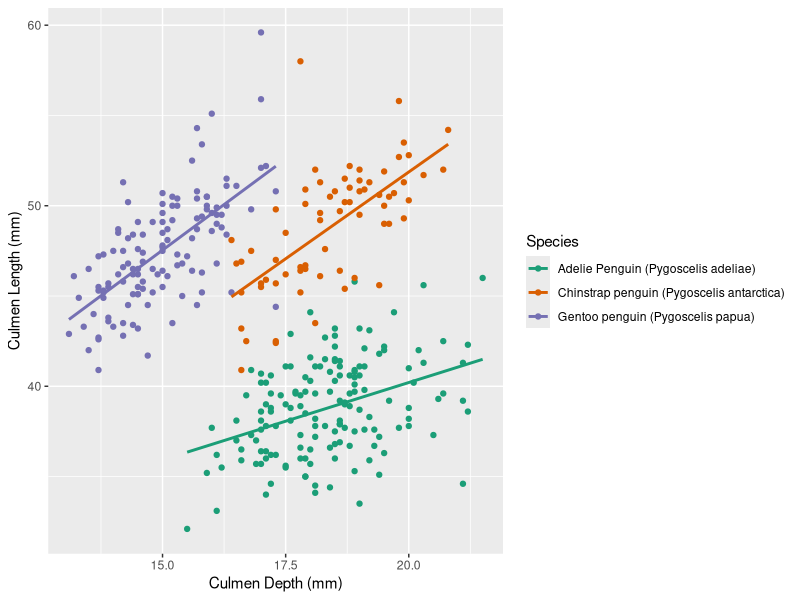
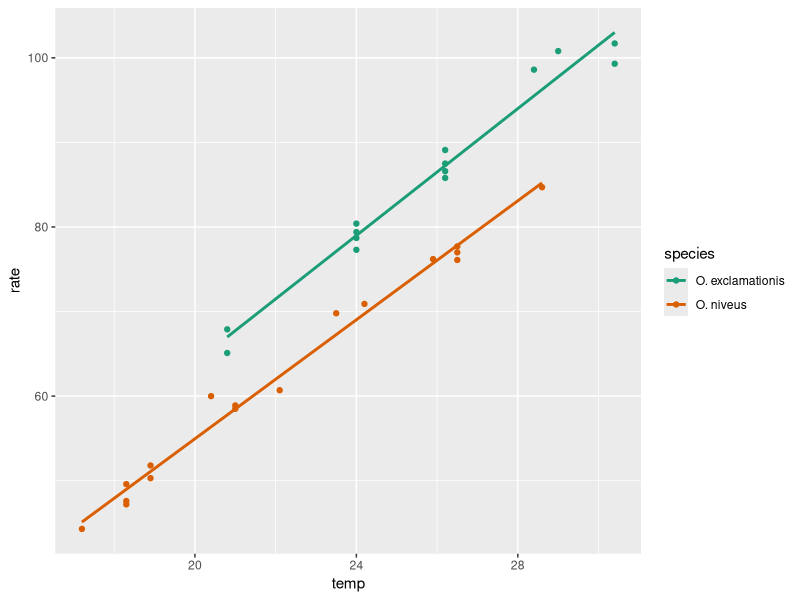

The R source for these figures, in order:
## ---- chunk 1
#| label: setup
#| message: false

library(tidyverse)
library(broom)
## ---- chunk 2
#parallel slopes
model_par <- lm(`Culmen Length (mm)` ~`Culmen Depth (mm)` + Species,
            data = penguins_raw)
summary(model_par)

full_penguins_aug <- augment(model_par)

ggplot(full_penguins_aug,
       aes(x = `Culmen Depth (mm)`,
           y = `Culmen Length (mm)`,
           color = Species)) +
  geom_point() +
  geom_smooth(method = "lm",
              se = FALSE) +
  scale_color_brewer(palette = "Dark2")
## ---- chunk 3
library(modeldata)
glimpse(crickets)
ggplot(crickets, aes(x = temp,
                     y = rate,
                     color = species)) +
  geom_point() +
  geom_smooth(method = "lm",
              se = FALSE) +
  scale_color_brewer(palette = "Dark2")
## ---- chunk 4
model_sm <- lm(rate ~ temp + species,
               data = crickets)
summary(model_sm)
## ---- chunk 5
model_lg <- lm(rate ~ temp * species,
               data = crickets)
summary(model_lg)
